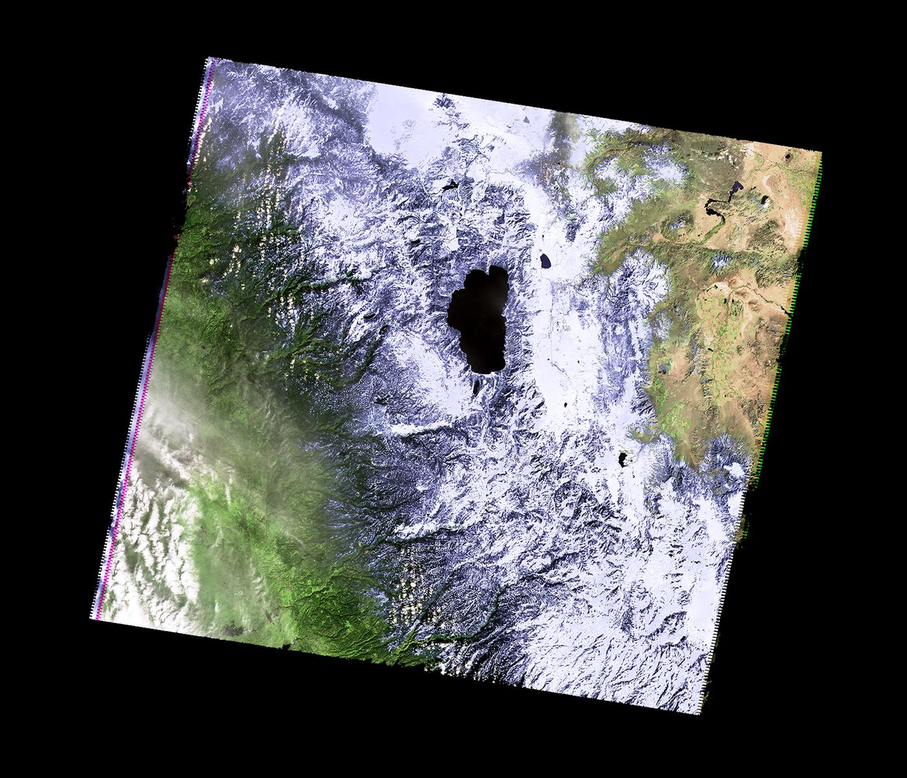
#> input picture CSCI 127/caDrought2014.png, 907 x 778 px, shrunk from 1400 x 1200 before the run
$ python imageblues.py
#> lines starting #> are read from the running program, lines starting #| are printed output that depends on the picture
#Daniel Oh
#daniel.oh26@myhunter.cuny.edu
#March 3, 2022
#This program asks the user for an image.png file name and the name of an
# output file, then creates a new image that has only the blue channel
# of the original image.


import matplotlib.pyplot as plt
import numpy as np

n = input("Enter name of the input file: ")
#> the answer given: caDrought2014.png
b = input("Enter name of the output file: ")
#> the answer given: out.png


img = plt.imread(n)
#> img is the input picture: shape (778, 907, 3) float32; mean R, G, B 0.296, 0.301, 0.304
plt.imshow(img)
plt.show()

img2 = img.copy()
img2[:,:,0] = 0 #0 = red, 1 = green, 2 = blue
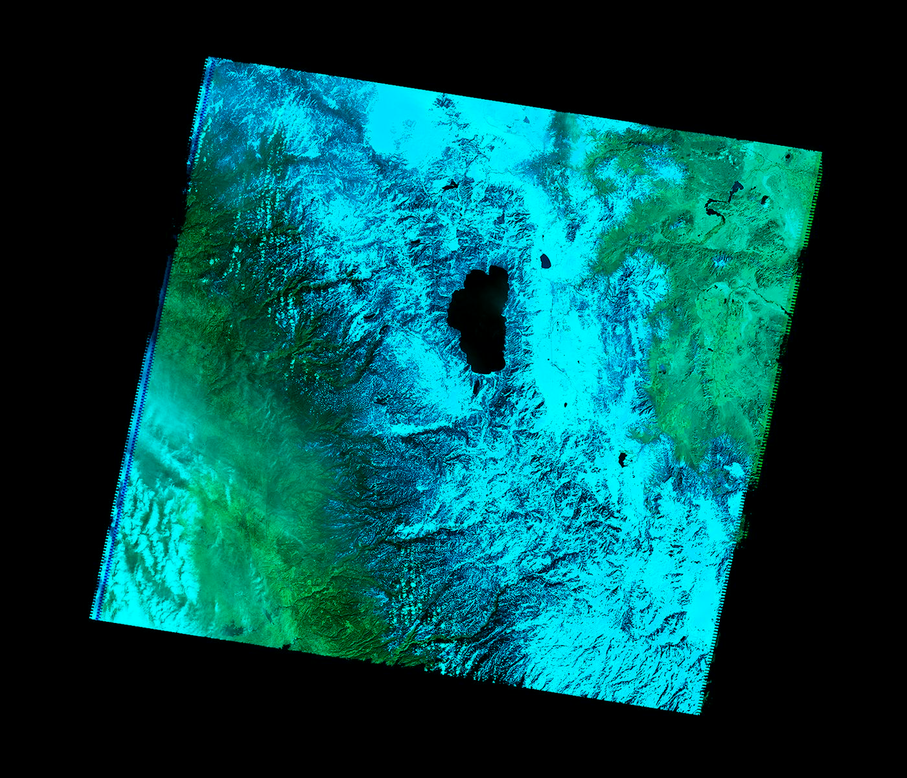
#> img2: shape (778, 907, 3) float32; mean R, G, B 0, 0.301, 0.304
img2[:,:,1] = 0
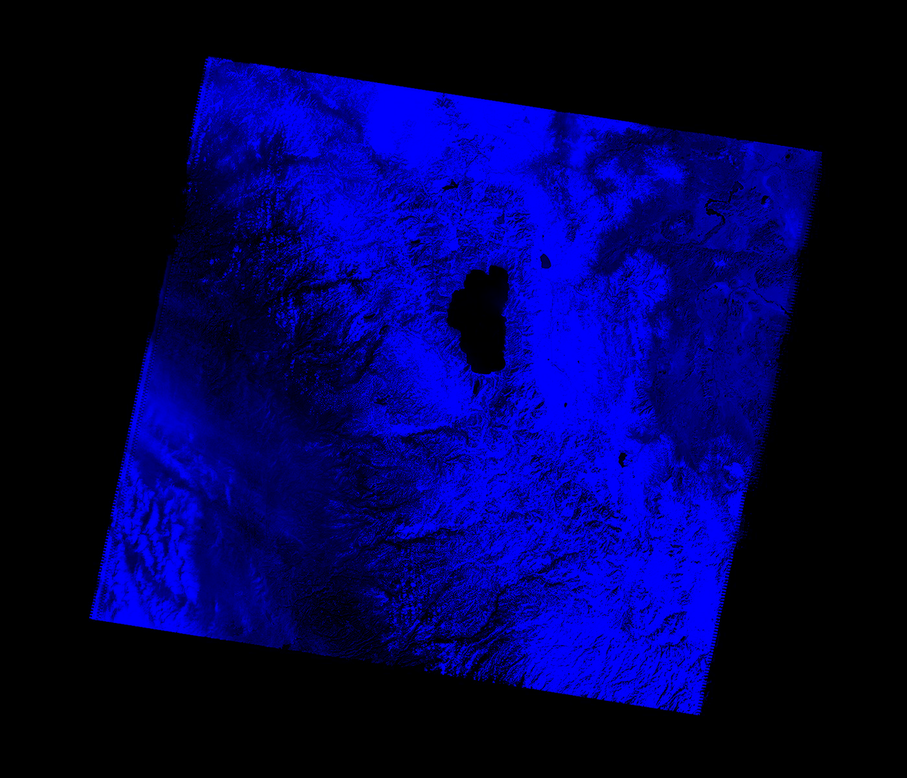
#> img2: shape (778, 907, 3) float32; mean R, G, B 0, 0, 0.304

plt.imshow(img2)
plt.show()

plt.imsave(b, img2)
